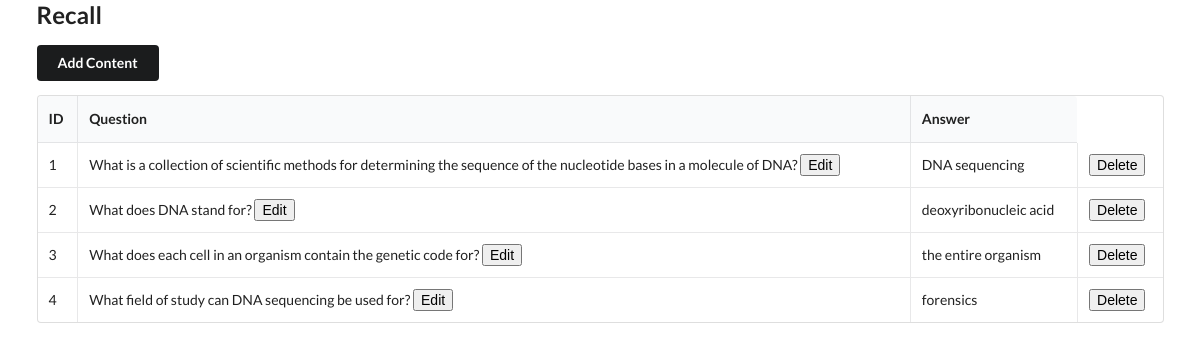
Before: / with the older database file.
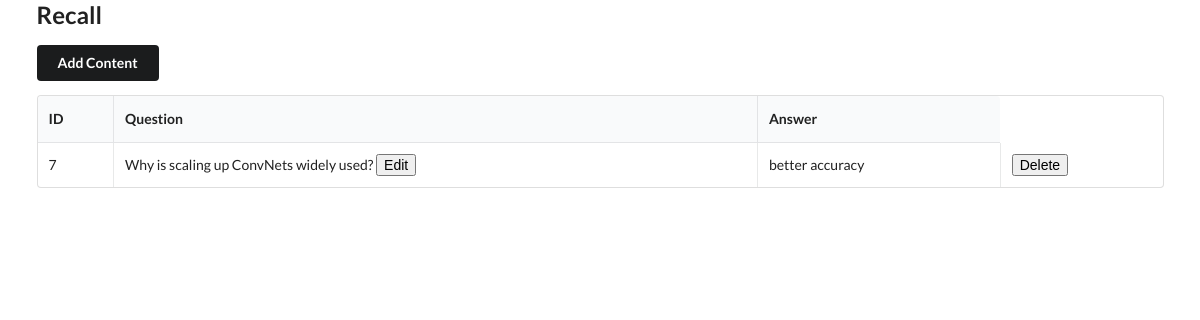
After: the same page with the newer database file.
### models.py (models this page shows)
class QuestionAnswerPair(Base):
    __tablename__ = "questions"
    id = Column(Integer, primary_key=True, index=True)
    message = Column(String)
    question = Column(String)
    answer = Column(String)

### main.py (the view)
@app.get("/")
def read_main(request: Request, db: Session = Depends(get_db)):
    questions = db.query(QuestionAnswerPair)
    questions = questions.all()
    return templates.TemplateResponse("dashboard.html", {
        "request": request,
        "questions": questions
    })

### templates/dashboard.html (shortened to what this page needs)
{% extends "layout.html" %}
{% block content %}
<button id="add_content" class="ui button secondary">Add Content</button>
<table class="ui celled table">
    <thead>
      <tr>
      <th>ID</th>
      <th>Question</th>
      <th>Answer</th>
    </tr></thead>
    <tbody>
      {% for question in questions %}
      <tr>
        <td id="id">{{question['id']}}</td>
        <td>{{question['question']}} <button id="edit_content">Edit</button></td>
        <td>{{question['answer']}}</td>
        <td><input type="button" value="Delete" onclick="deleteRow(this)"/></td>
      </tr>
      {% endfor %}
    </tbody>
  </table>
{% endblock %}

### templates/layout.html (shortened to what this page needs)
<!DOCTYPE html>
<html lang="en">
<head>
    <link rel="stylesheet" href="https://cdn.jsdelivr.net/npm/semantic-ui@2.4.2/dist/semantic.min.css">
</head>
<body>
    <div class="ui container">
        <h2>Recall</h2>
        {% block content %}
        {% endblock %}
    </div>
</body>
</html>

Changed rows visible on the page:
removed QuestionAnswerPair: id "1", question "What is a collection of scientific methods for determining the sequence of the nucleotide bases in a molecule of DNA?", answer "DNA sequencing"
removed QuestionAnswerPair: id "2", question "What does DNA stand for?", answer "deoxyribonucleic acid"
removed QuestionAnswerPair: id "3", question "What does each cell in an organism contain the genetic code for?", answer "the entire organism"
removed QuestionAnswerPair: id "4", question "What field of study can DNA sequencing be used for?", answer "forensics"
added QuestionAnswerPair: id "7", question "Why is scaling up ConvNets widely used?", answer "better accuracy"
